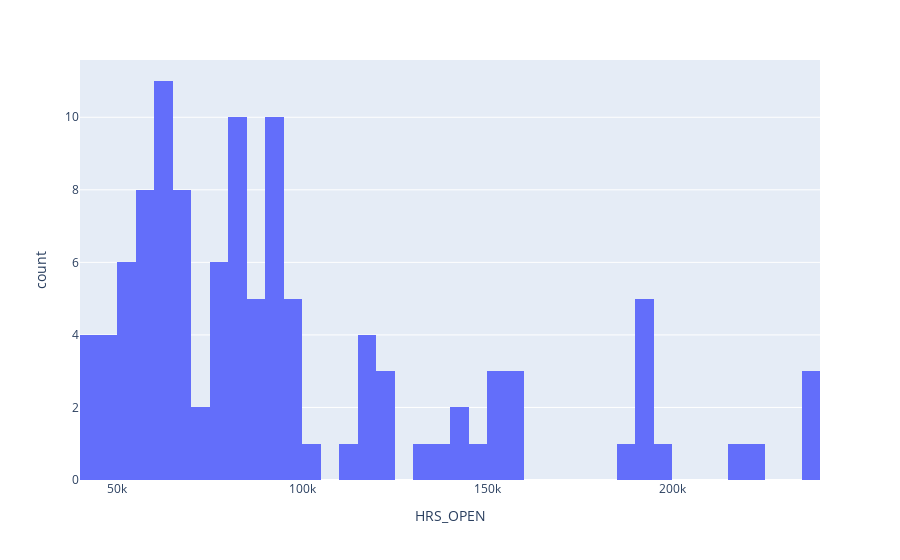

The cell this chart's notebook holds for it:
### Markdown cell above
### 2.11.a ...and Hours Open

And similarly, the variety of hours open.

### Code cell
fig = px.histogram(plds_big_city, x="HRS_OPEN", nbins=50)
fig.show()

### Figure 1 — Plotly figure (JSON) as saved in the notebook; plotly's stock layout.template omitted (floating-point values rounded to 4 significant figures)
{"data": [{"alignmentgroup": "True", "bingroup": "x", "hovertemplate": "HRS_OPEN=%{x}<br>count=%{y}<extra></extra>", "legendgroup": "", "marker": {"color": "#636efa", "pattern": {"shape": ""}}, "name": "", "nbinsx": 50, "offsetgroup": "", "orientation": "v", "showlegend": false, "type": "histogram", "x": [42120, 192842, 85345, 54608, 66778, 91078, 92986, 60196, 48828, 98337, 122573, 75370, 60941, 93742, 59867, 99320, 57097, 67014, 146178, 144373, 224421, 123252, 80754, 64655, 83649, 40367, 192842, 87657, 51889, 66778, 90866, 94844, 58116, 48932, 97750, 114190, 74999, 81659, 95835, 198400, 56718, 104244, 51288, 157560, 151042, 235716, 118915, 80754, 64655, 83270, 45725, 40981, 192842, 85896, 51940, 66778, 91315, 58116, 94599, 116506, 75267, 83671, 93968, 186800, 61912, 64707, 155636, 154472, 239275, 119486, 67280, 75709, 64655, 81470, 45812, 192842, 87152, 52018, 66778, 92318, 56258, 91063, 116012, 76810, 81584, 95597, 62576, 60480, 153712, 144745, 236071, 120319, 68500, 77184, 64655, 81501, 192842, 52272, 86463, 40618, 73702, 57577, 57376, 62868, 155948, 134848, 215644, 135348, 65622, 78462, 81483], "xaxis": "x", "yaxis": "y"}], "layout": {"barmode": "relative", "legend": {"tracegroupgap": 0}, "margin": {"t": 60}, "xaxis": {"anchor": "y", "domain": [0, 1], "title": {"text": "HRS_OPEN"}}, "yaxis": {"anchor": "x", "domain": [0, 1], "title": {"text": "count"}}}}
